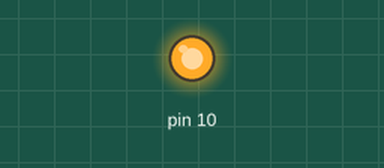
A sketch run on a simulated Arduino Uno, built with avr-gcc and run on an emulated ATmega328P. Parts: output pins drawn as LEDs (lit = HIGH).

Above: at 0.5 s.
At 2.5 s:
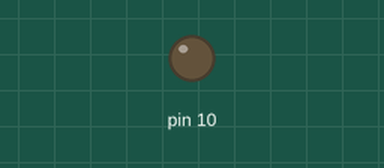
Timing chart, 0 to 5.2 s (numbered marks = the images above):
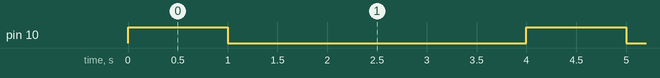

Measured:
- by itself, pin 10: alternates HIGH for 1.0 s and LOW for 3.0 s

The sketch:

blink_atmega2560_d10.ino
```cpp
int red = 0;
int blue = 0;
void setup() {
  // put your setup code here, to run once:
  pinMode(10, OUTPUT);
}
void rt() {
  digitalWrite(11, HIGH);
  delay(1000);
  digitalWrite(11, LOW);
  delay(1000);
}
void bt() {
  digitalWrite(10, HIGH);
  delay(1000);
  digitalWrite(10, LOW);
  delay(1000);
}
void loop() {
  // put your main code here, to run repeatedly:
  bt();
  rt();
}
```
